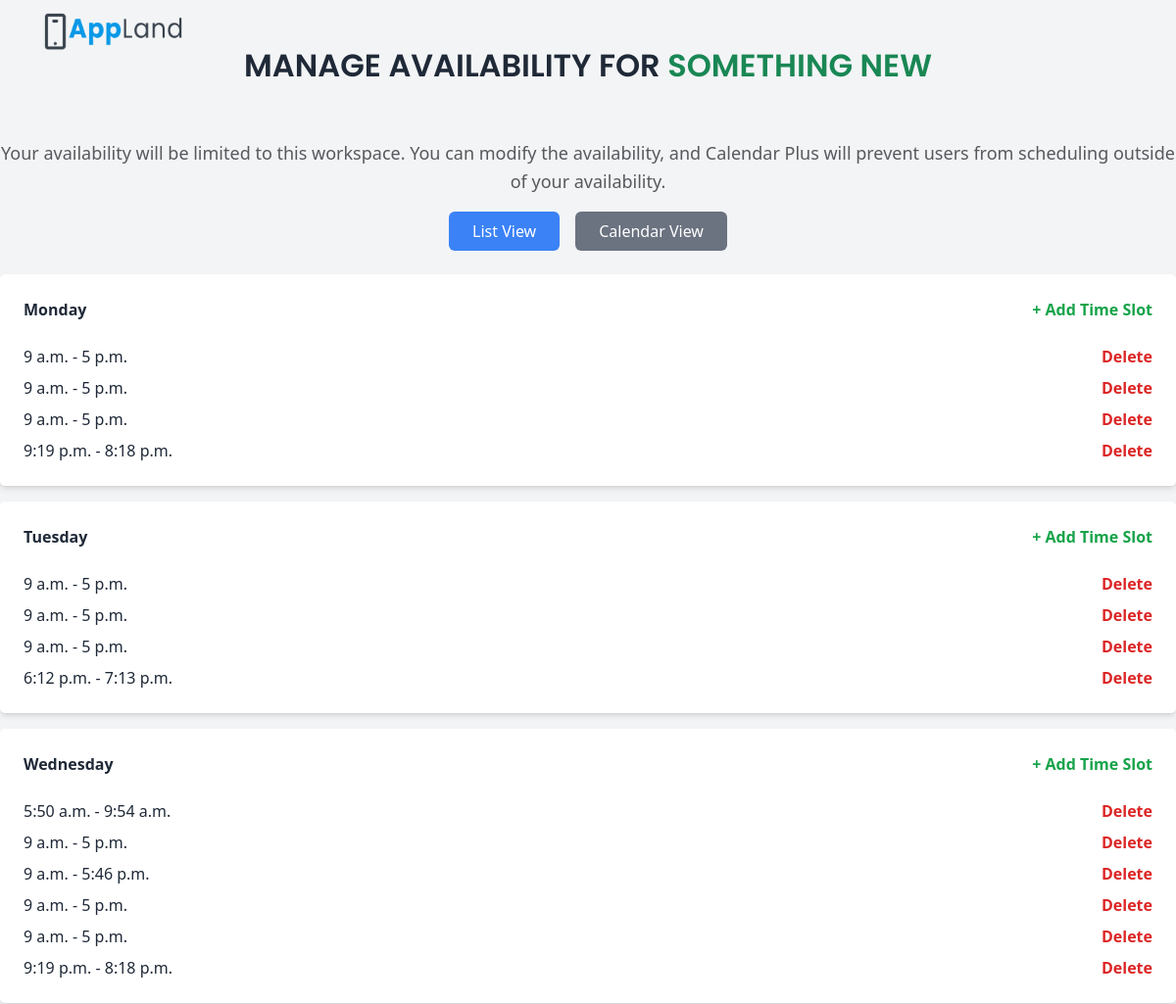
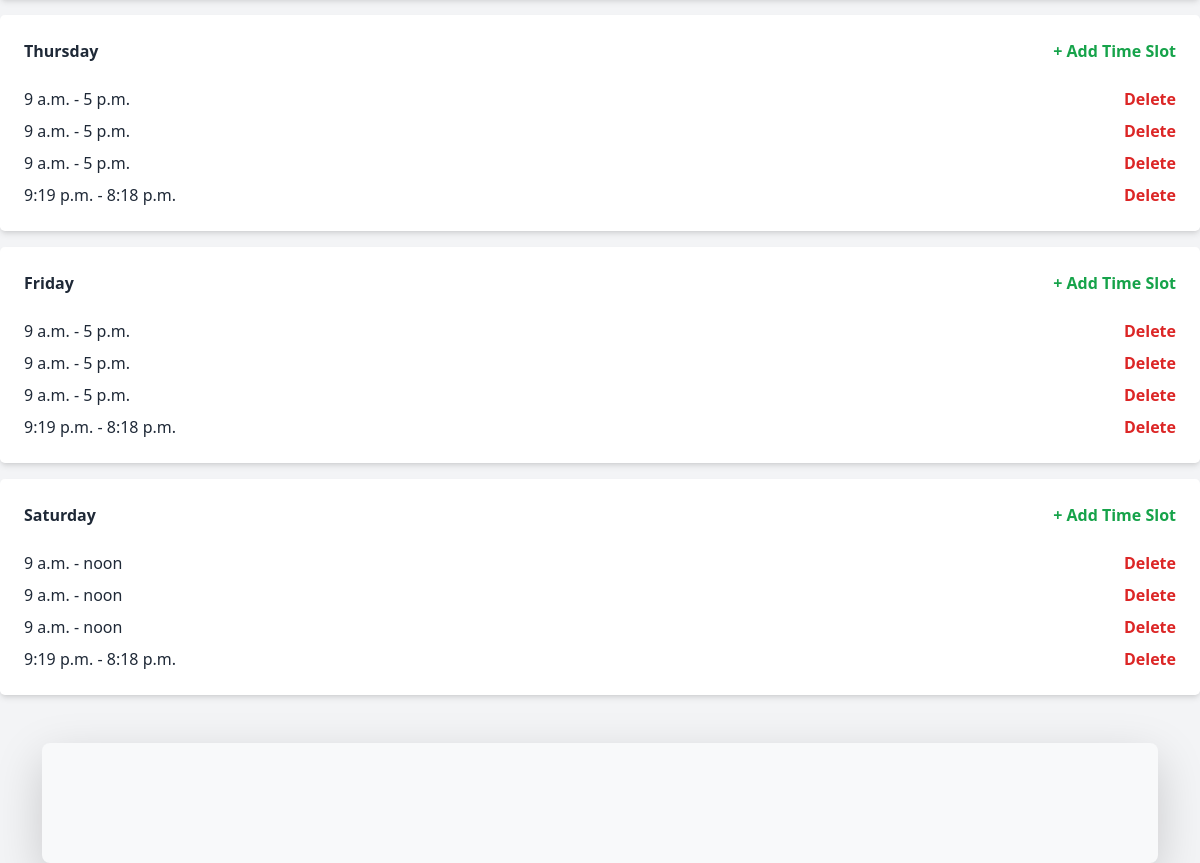
Page /calendar/organization/8/availability/ on the committed database (2 pictures, top to bottom).
### accounts/models.py (models this page shows, shortened)
class Organization(models.Model):
    name = models.CharField(max_length=255)
    description = models.TextField(blank=True)
    created_at = models.DateTimeField(auto_now_add=True)
    updated_at = models.DateTimeField(auto_now=True)
    created_by = models.ForeignKey(User, on_delete=models.CASCADE, related_name='created_organizations')

class Availability(models.Model):
    DAYS_OF_WEEK = [
        (0, 'Monday'),
        (1, 'Tuesday'),
        (2, 'Wednesday'),
        (3, 'Thursday'),
        (4, 'Friday'),
        (5, 'Saturday'),
        (6, 'Sunday'),
    ]
    user = models.ForeignKey(User, on_delete=models.CASCADE, related_name='availabilities', null=True, blank=True)
    organization = models.ForeignKey(Organization, on_delete=models.CASCADE, related_name='availabilities', null=True, blank=True)
    day_of_week = models.IntegerField(choices=DAYS_OF_WEEK, null=True, blank=True)
    start_time = models.TimeField(null=True, blank=True)
    end_time = models.TimeField(null=True, blank=True)
    is_booked=models.BooleanField(default=False, null=True, blank=True)
    class Meta:
        unique_together = ('user', 'organization', 'day_of_week', 'start_time', 'end_time')

### calendar_plus/views.py (the view)
# urls.py: path('organization/<int:org_id>/availability/', OrganizationAvailabilityView.as_view(), name='organization_availability'),
class OrganizationAvailabilityView(ListView):
    model = Availability
    template_name = 'availability/organization_availability.html'
    context_object_name = 'availabilities'
    def get_queryset(self):
        org_id = self.kwargs['org_id']
        organization = get_object_or_404(Organization, id=org_id)
        return Availability.objects.filter(organization=organization).order_by('day_of_week', 'start_time')
    def get_context_data(self, **kwargs):
        context = super().get_context_data(**kwargs)
        org_id = self.kwargs['org_id']
        organization = get_object_or_404(Organization, id=org_id)
        grouped_availabilities = defaultdict(list)
        for availability in self.object_list:
            day_name = availability.get_day_of_week_display()
            grouped_availabilities[day_name].append(availability)
        sorted_grouped_availabilities = dict(sorted(grouped_availabilities.items(), key=lambda x: list(Availability.DAYS_OF_WEEK).index((x[1][0].day_of_week, x[0])) if x[1] else float('inf')))
        context.update({
            'organization': organization,
            'grouped_availabilities': sorted_grouped_availabilities,
        })
        return context

### calendar_plus/templates/availability/organization_availability.html (shortened to what this page needs)
{% include 'header.html' %}
<!DOCTYPE html>
<html lang="en">
<head>
    <script src="https://cdn.tailwindcss.com"></script>
    <link href="https://cdn.jsdelivr.net/npm/bootstrap@5.3.0-alpha1/dist/css/bootstrap.min.css" rel="stylesheet" />
    <link href="https://cdnjs.cloudflare.com/ajax/libs/fullcalendar/3.2.0/fullcalendar.min.css" rel="stylesheet" />
</head>
<body class="font-sans bg-gray-100 text-gray-800">
    <h2 class="text-center py-5 text-uppercase" style="font-size: 2rem; font-weight: 600;">
        Manage Availability for <span class="text-success">{{ organization.name }}</span>
    </h2>
    <p class="text-center text-muted" style="font-size: 1.125rem; line-height: 1.6;">
        Your availability will be limited to this workspace. You can modify the availability, and Calendar Plus will prevent users from scheduling outside of your availability.
    </p>
    <div class="flex justify-center space-x-4 mb-6">
        <button id="list-view-btn" class="bg-blue-500 text-white px-6 py-2 rounded-md hover:bg-blue-600 focus:outline-none">List View</button>
        <button id="calendar-view-btn" class="bg-gray-500 text-white px-6 py-2 rounded-md hover:bg-gray-600 focus:outline-none">Calendar View</button>
    </div>
    <div id="availability-container" class="space-y-4">
        {% for day, slots in grouped_availabilities.items %}
            <div class="bg-white p-4 rounded-lg shadow-md">
                <div class="flex justify-between items-center">
                    <span class="font-bold">{{ day }}</span>
                    <button class="add-time-slot-btn text-green-600 font-semibold" data-day="{{ forloop.counter0 }}" data-org="{{ organization.id }}">+ Add Time Slot</button>
                </div>
                <div class="mt-4 space-y-2">
                    {% for slot in slots %}
                        <div class="flex justify-between items-center">
                            <span>{{ slot.start_time }} - {{ slot.end_time }}</span>
                            <button class="delete-btn text-red-600 font-semibold" data-id="{{ slot.id }}" data-org="{{ organization.id }}">Delete</button>
                        </div>
                    {% endfor %}
                </div>
            </div>
        {% endfor %}
    </div>
    <div class="container mt-5">
        <div id="calendar" class="container py-5 shadow-lg rounded-3 bg-light border border-0 border-secondary">
        </div>
    </div>
</body>
</html>
</body>
</html>

### static/assets/css/default.css (style rules this page uses)
.mt-5 { margin-top: 5px; }

### static/assets/css/style.css (style rules this page uses)
body { font-family: "Open Sans", sans-serif; font-weight: normal; font-style: normal; color: #747E88; overflow-x: hidden; }
* { margin: 0; padding: 0; -webkit-box-sizing: border-box; -moz-box-sizing: border-box; box-sizing: border-box; }
i, span, a { display: inline-block; }
h1, h2, h3, h4, h5, h6 { font-family: "Poppins", sans-serif; font-weight: 700; color: #38424D; margin: 0px; }
h2 { font-size: 36px; }
p { font-size: 16px; font-weight: 400; line-height: 24px; color: #747E88; margin: 0px; }

### rows in the picture
Organization: name "SOMETHING NEW"
Availability: day "Monday", start_time "9 a.m.", end_time "5 p.m."
Availability: start_time "9 a.m.", end_time "5 p.m."
Availability: start_time "9 a.m.", end_time "5 p.m."
Availability: start_time "9:19 p.m.", end_time "8:18 p.m."
Availability: day "Tuesday", start_time "9 a.m.", end_time "5 p.m."
Availability: start_time "9 a.m.", end_time "5 p.m."
Availability: start_time "9 a.m.", end_time "5 p.m."
Availability: start_time "6:12 p.m.", end_time "7:13 p.m."
Availability: day "Wednesday", start_time "5:50 a.m.", end_time "9:54 a.m."
Availability: start_time "9 a.m.", end_time "5 p.m."
Availability: start_time "9 a.m.", end_time "5:46 p.m."
Availability: start_time "9 a.m.", end_time "5 p.m."
Availability: start_time "9 a.m.", end_time "5 p.m."
Availability: start_time "9:19 p.m.", end_time "8:18 p.m."
Availability: day "Thursday", start_time "9 a.m.", end_time "5 p.m."
Availability: start_time "9 a.m.", end_time "5 p.m."
Availability: start_time "9 a.m.", end_time "5 p.m."
Availability: start_time "9:19 p.m.", end_time "8:18 p.m."
Availability: day "Friday", start_time "9 a.m.", end_time "5 p.m."
Availability: start_time "9 a.m.", end_time "5 p.m."
Availability: start_time "9 a.m.", end_time "5 p.m."
Availability: start_time "9:19 p.m.", end_time "8:18 p.m."
Availability: day "Saturday", start_time "9 a.m.", end_time "noon"
Availability: start_time "9 a.m.", end_time "noon"
Availability: start_time "9 a.m.", end_time "noon"
Availability: start_time "9:19 p.m.", end_time "8:18 p.m."
